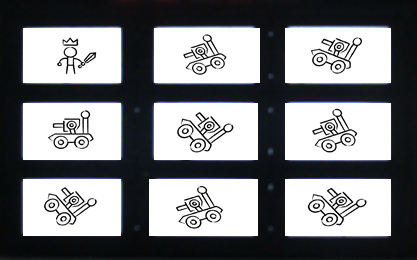
#> input picture Digital_Image _Processing_Anonmous/Experiment2/Task5/image.png, 417 x 260 px, given in place of image.jpg, which was not available
$ python '灰度直方图与直方图均衡化.py'
#> lines starting #> are read from the running program, lines starting #| are printed output that depends on the picture; after the words box and inside, x2 and y2 are one past the last pixel; in counts of white or black regions, pixels touching at a corner belong together; pictures that were not available may be replaced by others from this repository, and a replacement may not be noted
import cv2
import numpy as np

# 读取灰度图像
image = cv2.imread('image.jpg', cv2.IMREAD_GRAYSCALE)
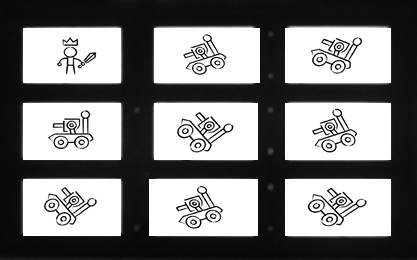
#> image: shape (260, 417); min 0, max 255, mean 125.7

# 计算灰度直方图
hist = cv2.calcHist([image], [0], None, [256], [0, 256])
#> hist = 256 values, max 45720 at index 255, min 16 at index 152, mean 423.5

# 创建一个黑色图像用于绘制直方图
hist_image = np.zeros((300, 256), dtype=np.uint8)

# 归一化直方图，使其值在0到300之间
cv2.normalize(hist, hist, 0, hist_image.shape[0], cv2.NORM_MINMAX)

# 绘制直方图
for x in range(256):
    cv2.line(hist_image, (x, hist_image.shape[0]), (x, hist_image.shape[0] - int(hist[x])), 255)
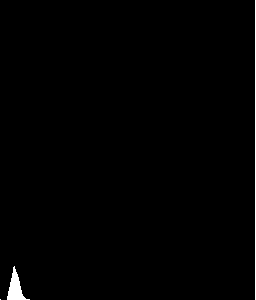
#> hist_image: shape (300, 256); 0.82% white; 3 white regions (1 under 20 px), largest, box (x1, y1, x2, y2) and area: (7, 266, 30, 300) 330, (255, 0, 256, 300) 300


"""
直方图均衡化
"""
# 显示图像和直方图
cv2.imshow('Original Image', image)
cv2.imshow('Grayscale Histogram', hist_image)

import cv2
import numpy as np

# 定义缩放图像函数
def resize_image(image, width=None, height=None, inter=cv2.INTER_AREA):
    # 获取图像尺寸
#> called with width = 600, inter = 3
    (h, w) = image.shape[:2]
#> h = 260; w = 417

    # 如果宽度和高度都为None，则返回原图
    if width is None and height is None:
        return image

    # 计算缩放比例
    if width is None:
        r = height / float(h)
        dim = (int(w * r), height)
    else:
        r = width / float(w)
#> r = 1.44
        dim = (width, int(h * r))
#> dim = (600, 374)

    # 缩放图像
    resized = cv2.resize(image, dim, interpolation=inter)
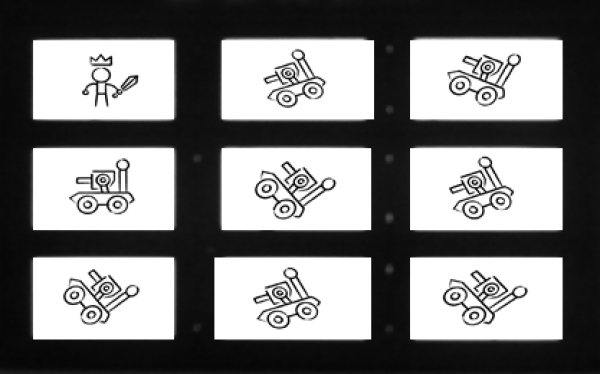
#> resized: shape (374, 600); min 0, max 255, mean 125.7
    return resized

# 读取灰度图像
image = cv2.imread('image.jpg', cv2.IMREAD_GRAYSCALE)

# 缩放图像以适应显示窗口
resized_image = resize_image(image, width=600)

# 直方图均衡化
equalized_image = cv2.equalizeHist(resized_image)
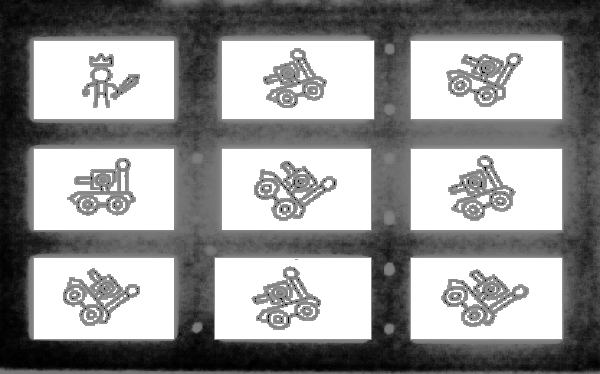
#> equalized_image: shape (374, 600); min 0, max 255, mean 149.1

# 自适应直方图均衡化 (CLAHE)
clahe = cv2.createCLAHE(clipLimit=2.0, tileGridSize=(8, 8))
clahe_image = clahe.apply(resized_image)

# 显示结果
cv2.imshow('Original Image', resized_image)
cv2.imshow('Equalized Image', equalized_image)
cv2.imshow('CLAHE Image', clahe_image)

# 计算并显示直方图
def plot_histogram(image, title):
#> called with title = 'Original Histogram'
    hist = cv2.calcHist([image], [0], None, [256], [0, 256])
#> hist = 256 values, max 88277 at index 255, min 9 at index 2, mean 876.6
    hist_image = np.zeros((300, 256), dtype=np.uint8)
    cv2.normalize(hist, hist, 0, hist_image.shape[0], cv2.NORM_MINMAX)
    for x in range(256):
        cv2.line(hist_image, (x, hist_image.shape[0]), (x, hist_image.shape[0] - int(hist[x])), 255)
#> hist_image: shape (300, 256); 0.85% white; 3 white regions (1 under 20 px), largest, box (x1, y1, x2, y2) and area: (7, 263, 29, 300) 349, (253, 0, 256, 300) 302
    cv2.imshow(title, hist_image)

plot_histogram(resized_image, 'Original Histogram')
plot_histogram(equalized_image, 'Equalized Histogram')
#> call 2 of plot_histogram, with title = 'Equalized Histogram'
#> in plot_histogram (call 2), `hist = cv2.calcHist([image], [0], None, [256], [0, 256])`: hist = 256 values, max 88277 at index 255, min 0 at index 1, mean 876.6
#> after the loop in plot_histogram (call 2), `for x in range(256):`:
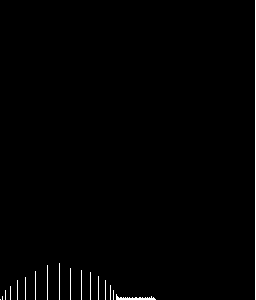
#> hist_image: shape (300, 256); 0.96% white in thin lines or dots
plot_histogram(clahe_image, 'CLAHE Histogram')
#> call 3 of plot_histogram, with title = 'CLAHE Histogram'
#> in plot_histogram (call 3), `hist = cv2.calcHist([image], [0], None, [256], [0, 256])`: hist = 256 values, max 88277 at index 255, min 0 at index 0, mean 876.6
#> after the loop in plot_histogram (call 3), `for x in range(256):`:
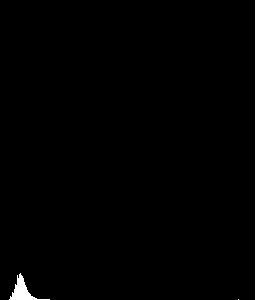
#> hist_image: shape (300, 256); 0.84% white; 3 white regions (1 under 20 px), largest, box (x1, y1, x2, y2) and area: (9, 273, 50, 300) 344, (255, 0, 256, 300) 300

# 等待用户按键操作
cv2.waitKey(0)
cv2.destroyAllWindows()
